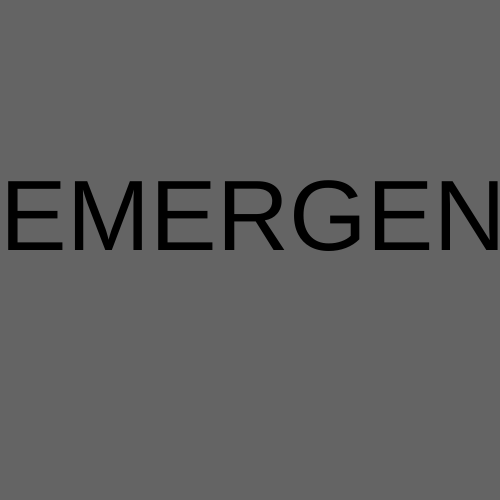
Frame 1 (no input)
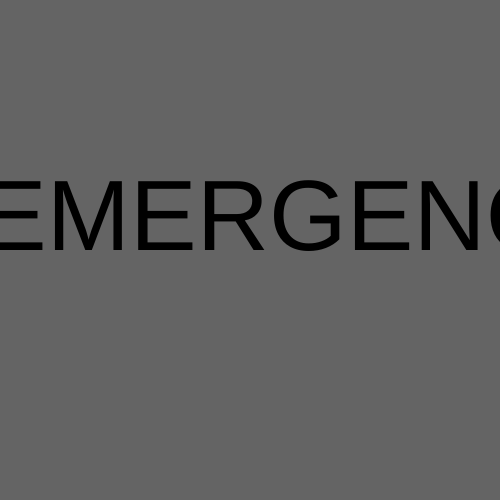
Frame 60 (no input)
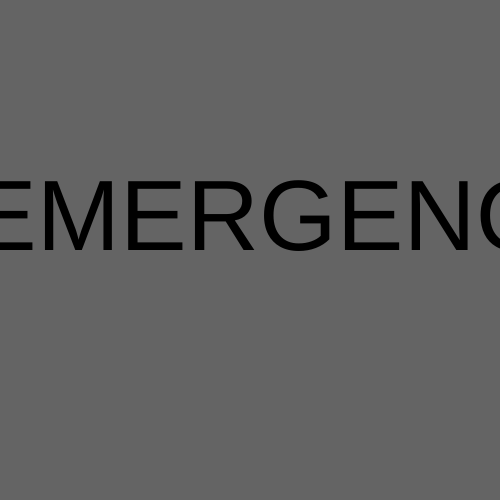
Frame 120 (the mouse pressed at the canvas centre since frame 60)

The p5.js sketch that drew these frames (run headless with seeded random() and noise() and a simulated clock; from frame 60 on, the mouse is pressed at the canvas centre):

// p5.js sketch
// ── sketch.js
let x = 0;


function setup() {
  createCanvas(500, 500);
}

function draw() {
background(100);
textSize(100);
text("EMERGENCY",x, height/2);

//velocity
x = x + 10;
//x++ is the same thing as x = x +1
if (x > width){
  x = -100;
}
}
